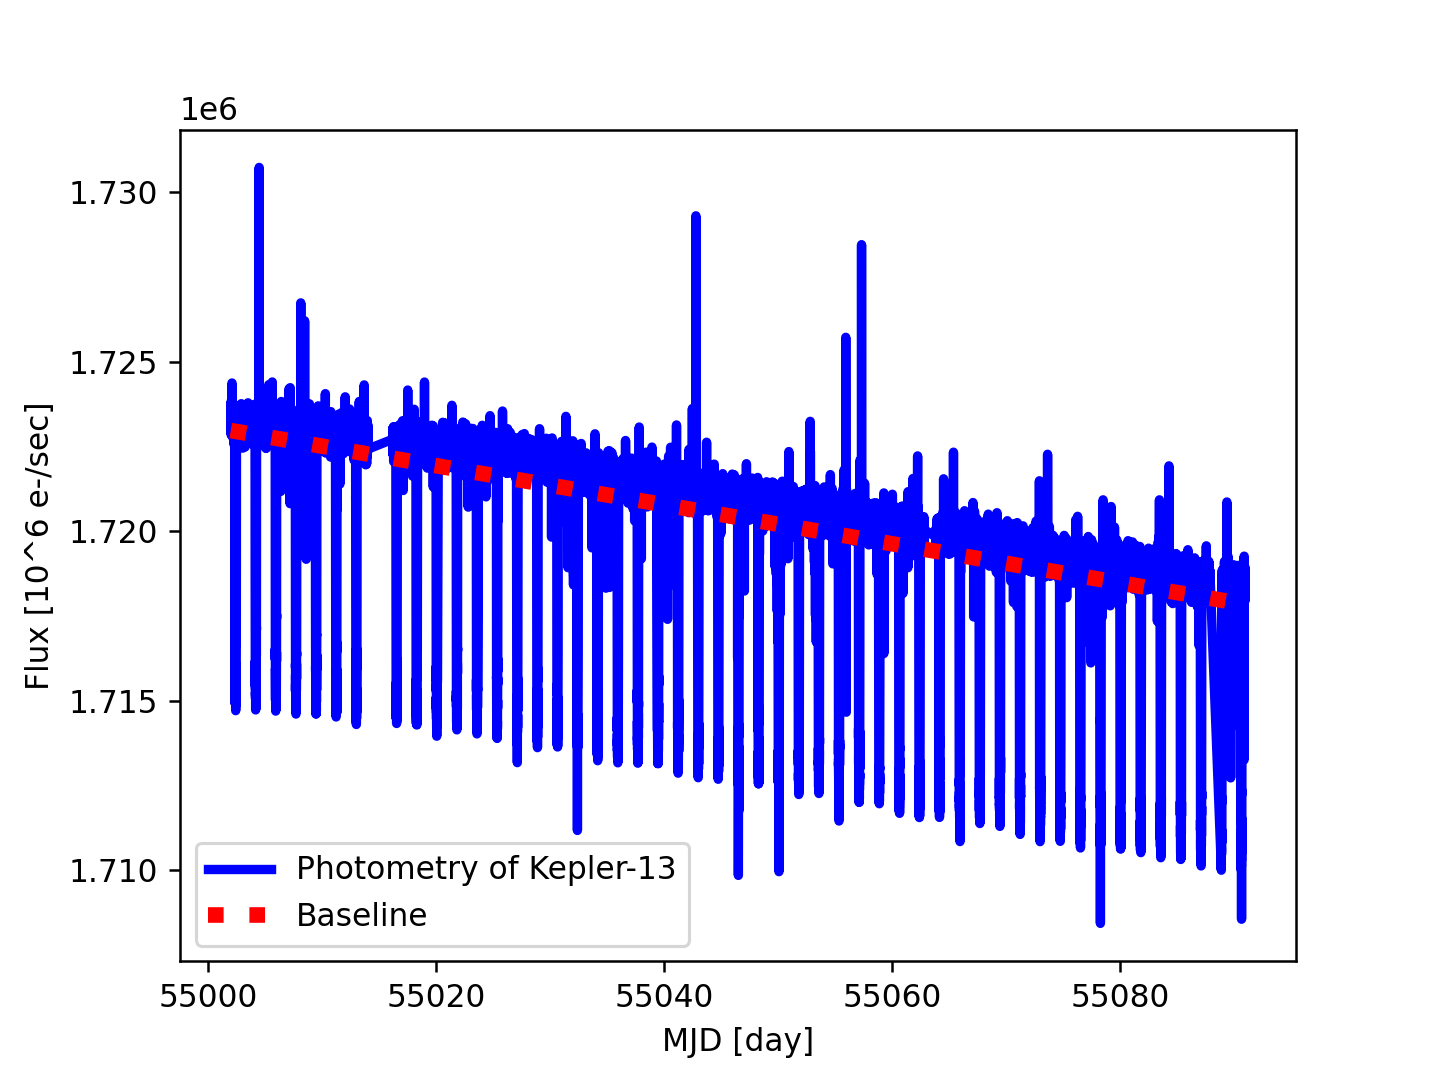

Write the Python code that produced this figure.
#!/usr/pkg/bin/python3.9

#
# Time-stamp: <2022/12/04 22:04:15 (CST) daisuke>
#

# importing argparse module
import argparse

# importing numpy module
import numpy

# importing scipy module
import scipy.optimize

# importing matplotlib module
import matplotlib.figure
import matplotlib.backends.backend_agg

#
# command-line argument analysis
#

# constructing parser object
parser = argparse.ArgumentParser (description='plotting time-series data')

# adding arguments
parser.add_argument ('-i', type=str, default="in.data", \
                     help='input data file name')
parser.add_argument ('-o', type=str, default="out.eps", \
                     help='output figure file name')

# parsing arguments
args = parser.parse_args ()

#
# input parameters
#

# data file name
file_data = args.i

# output file name
file_fig = args.o

#
# reading data
#

# empty numpy arrays for storing data
data_mjd  = numpy.array ([])
data_flux = numpy.array ([])
data_err  = numpy.array ([])

mjd_min = +9999999.0
mjd_max = -9999999.0

# opening file
with open (file_data, 'r') as fh:
    # reading file line-by-line
    for line in fh:
        # skipping line if the line starts with '#'
        if (line[0] == '#'):
            continue
        # removing line feed at the end of line
        line = line.strip ()
        # splitting data
        (datetime_str, mjd_str, flux_str, err_str) = line.split ()
        # data check
        if (flux_str == 'nan'):
            continue
        # conversion from string into float
        mjd  = float (mjd_str)
        flux = float (flux_str)
        err  = float (err_str)
        # appending the data at the end of numpy arrays
        data_mjd  = numpy.append (data_mjd, mjd)
        data_flux = numpy.append (data_flux, flux)
        data_err  = numpy.append (data_err, err)

        # range of data
        if (mjd < mjd_min):
            mjd_min = mjd
        if (mjd > mjd_max):
            mjd_max = mjd

#
# fitting
#

# initial values of coefficients of fitted function
a = 1.0
b = 1.7 * 10**6

# function to be used for least-squares fitting
def func (x, a, b):
    y = -a * x + b
    return y

# least-squares fitting using scipy.optimize.curve_fit
popt, pcov = scipy.optimize.curve_fit (func, data_mjd, data_flux, \
                                       sigma=data_err, p0=[a, b])

# fitted coefficients
print ("popt:")
print (popt)

# covariance matrix
print ("pcov:")
print (pcov)

# fitted a and b
a_fitted = popt[0]
b_fitted = popt[1]

# degree of freedom
dof = len (data_mjd) - 2
print (f"dof = {dof}")

# residual
residual = data_flux - func (data_mjd, a_fitted, b_fitted)
reduced_chi2 = (residual**2).sum () / dof
print (f"reduced chi^2 = {reduced_chi2}")

# errors of a and b
a_err = numpy.sqrt (pcov[0][0])
b_err = numpy.sqrt (pcov[1][1])
print (f"a = {a_fitted} +/- {a_err} ({a_err / a_fitted * 100.0} %)")
print (f"b = {b_fitted} +/- {b_err} ({b_err / b_fitted * 100.0} %)")

# fitted line
fitted_x = numpy.linspace (mjd_min, mjd_max, 10**3)
fitted_y = func (fitted_x, a_fitted, b_fitted)

# making objects "fig", "canvas", and "ax"
fig    = matplotlib.figure.Figure ()
canvas = matplotlib.backends.backend_agg.FigureCanvasAgg (fig)
ax     = fig.add_subplot (111)

# labels
ax.set_xlabel ('MJD [day]')
ax.set_ylabel ('Flux [10^6 e-/sec]')

# plotting data
ax.plot (data_mjd, data_flux, \
         linestyle='-', linewidth=3, color='blue', \
         label='Photometry of Kepler-13')
ax.plot (fitted_x, fitted_y, \
         linestyle=':', linewidth=5, color='red', \
         label='Baseline')
ax.legend ()

# saving the plot into a file
fig.savefig (file_fig, dpi=225)
